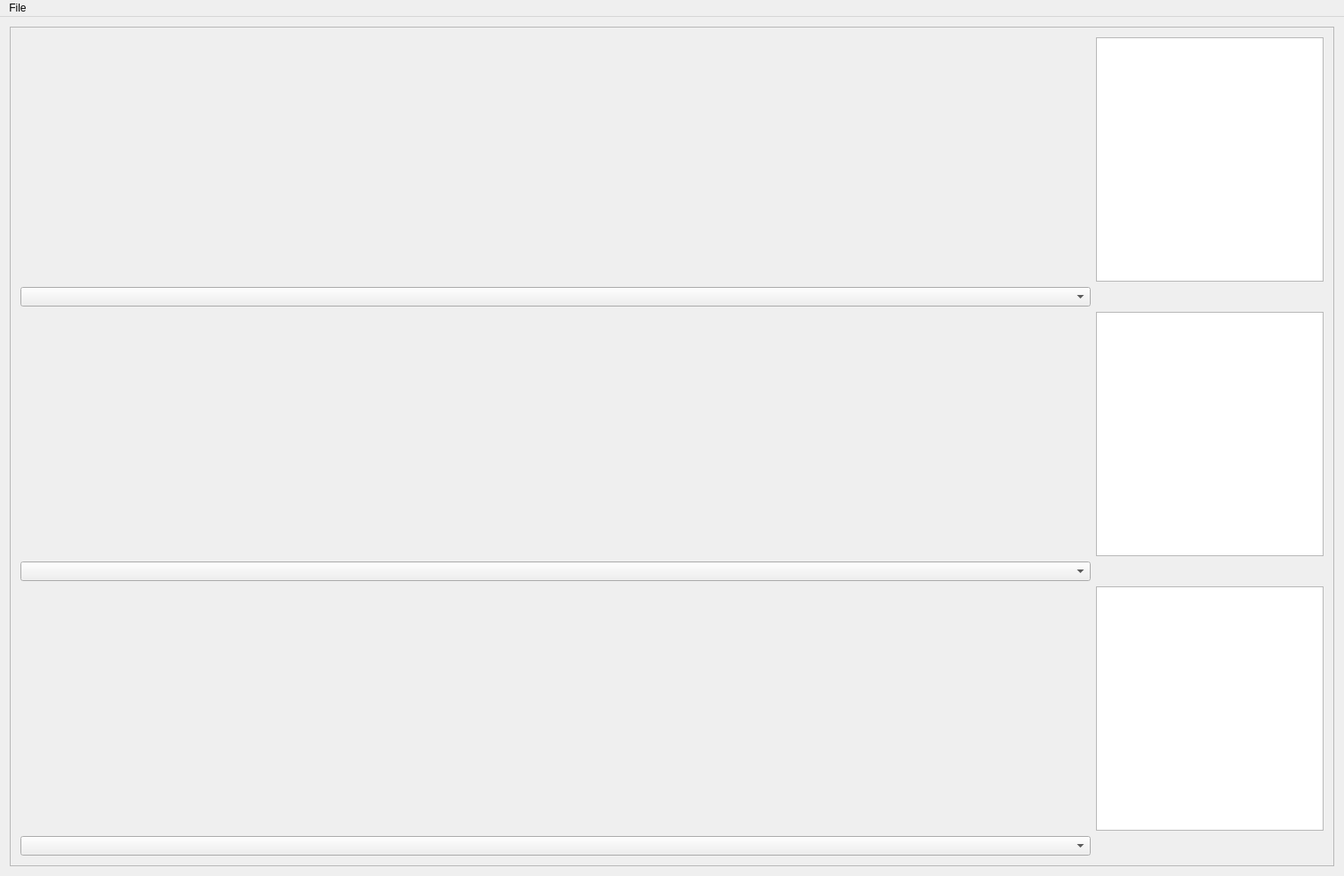
<?xml version="1.0" encoding="UTF-8"?>
<ui version="4.0">
 <class>MainWindow</class>
 <widget class="QMainWindow" name="MainWindow">
  <property name="geometry">
   <rect>
    <x>0</x>
    <y>0</y>
    <width>1512</width>
    <height>986</height>
   </rect>
  </property>
  <property name="windowTitle">
   <string>MainWindow</string>
  </property>
  <widget class="QWidget" name="centralWidget">
   <layout class="QHBoxLayout" name="horizontalLayout">
    <item>
     <widget class="QFrame" name="frame">
      <property name="frameShape">
       <enum>QFrame::StyledPanel</enum>
      </property>
      <property name="frameShadow">
       <enum>QFrame::Raised</enum>
      </property>
      <layout class="QGridLayout" name="gridLayout">
       <item row="2" column="5">
        <widget class="QListWidget" name="traceList2"/>
       </item>
       <item row="4" column="5">
        <widget class="QListWidget" name="traceList3"/>
       </item>
       <item row="6" column="3">
        <spacer name="horizontalSpacer_3">
         <property name="orientation">
          <enum>Qt::Horizontal</enum>
         </property>
         <property name="sizeHint" stdset="0">
          <size>
           <width>40</width>
           <height>0</height>
          </size>
         </property>
        </spacer>
       </item>
       <item row="3" column="0" colspan="5">
        <widget class="QComboBox" name="signalBox2"/>
       </item>
       <item row="5" column="0" colspan="5">
        <widget class="QComboBox" name="signalBox3"/>
       </item>
       <item row="6" column="0">
        <spacer name="horizontalSpacer">
         <property name="orientation">
          <enum>Qt::Horizontal</enum>
         </property>
         <property name="sizeHint" stdset="0">
          <size>
           <width>40</width>
           <height>0</height>
          </size>
         </property>
        </spacer>
       </item>
       <item row="6" column="4">
        <spacer name="horizontalSpacer_5">
         <property name="orientation">
          <enum>Qt::Horizontal</enum>
         </property>
         <property name="sizeHint" stdset="0">
          <size>
           <width>40</width>
           <height>0</height>
          </size>
         </property>
        </spacer>
       </item>
       <item row="1" column="0" colspan="5">
        <widget class="QComboBox" name="signalBox1"/>
       </item>
       <item row="0" column="0" colspan="5">
        <widget class="QwtPlot" name="plot1"/>
       </item>
       <item row="4" column="0" colspan="5">
        <widget class="QwtPlot" name="plot3">
         <property name="canvasBackground">
          <brush brushstyle="SolidPattern">
           <color alpha="255">
            <red>240</red>
            <green>240</green>
            <blue>240</blue>
           </color>
          </brush>
         </property>
        </widget>
       </item>
       <item row="2" column="0" colspan="5">
        <widget class="QwtPlot" name="plot2"/>
       </item>
       <item row="6" column="5">
        <spacer name="horizontalSpacer_6">
         <property name="orientation">
          <enum>Qt::Horizontal</enum>
         </property>
         <property name="sizeHint" stdset="0">
          <size>
           <width>40</width>
           <height>0</height>
          </size>
         </property>
        </spacer>
       </item>
       <item row="6" column="2">
        <spacer name="horizontalSpacer_4">
         <property name="orientation">
          <enum>Qt::Horizontal</enum>
         </property>
         <property name="sizeHint" stdset="0">
          <size>
           <width>40</width>
           <height>0</height>
          </size>
         </property>
        </spacer>
       </item>
       <item row="6" column="1">
        <spacer name="horizontalSpacer_2">
         <property name="orientation">
          <enum>Qt::Horizontal</enum>
         </property>
         <property name="sizeHint" stdset="0">
          <size>
           <width>40</width>
           <height>0</height>
          </size>
         </property>
        </spacer>
       </item>
       <item row="0" column="5">
        <widget class="QListWidget" name="traceList1"/>
       </item>
      </layout>
      <zorder>plot1</zorder>
      <zorder>plot3</zorder>
      <zorder>signalBox1</zorder>
      <zorder>plot2</zorder>
      <zorder>signalBox2</zorder>
      <zorder>signalBox3</zorder>
      <zorder>horizontalSpacer</zorder>
      <zorder>horizontalSpacer_2</zorder>
      <zorder>horizontalSpacer_3</zorder>
      <zorder>horizontalSpacer_4</zorder>
      <zorder>horizontalSpacer_5</zorder>
      <zorder>horizontalSpacer_6</zorder>
      <zorder>traceList3</zorder>
      <zorder>traceList2</zorder>
      <zorder>traceList1</zorder>
     </widget>
    </item>
   </layout>
  </widget>
  <widget class="QMenuBar" name="menuBar">
   <property name="geometry">
    <rect>
     <x>0</x>
     <y>0</y>
     <width>1512</width>
     <height>38</height>
    </rect>
   </property>
   <widget class="QMenu" name="menuFile">
    <property name="title">
     <string>File</string>
    </property>
    <addaction name="actionOpen"/>
    <addaction name="actionOpen_Files_to_Combine"/>
    <addaction name="actionSave_Data"/>
    <addaction name="actionExit"/>
   </widget>
   <addaction name="menuFile"/>
  </widget>
  <action name="actionOpen">
   <property name="text">
    <string>Open Files Seperately...</string>
   </property>
  </action>
  <action name="actionExit">
   <property name="text">
    <string>Exit</string>
   </property>
  </action>
  <action name="actionOpen_Files_to_Combine">
   <property name="text">
    <string>Open Files to Combine...</string>
   </property>
  </action>
  <action name="actionSave_Data">
   <property name="text">
    <string>Save Data...</string>
   </property>
  </action>
 </widget>
 <layoutdefault spacing="6" margin="11"/>
 <customwidgets>
  <customwidget>
   <class>QwtPlot</class>
   <extends>QFrame</extends>
   <header>qwt_plot.h</header>
  </customwidget>
 </customwidgets>
 <resources/>
 <connections/>
</ui>
